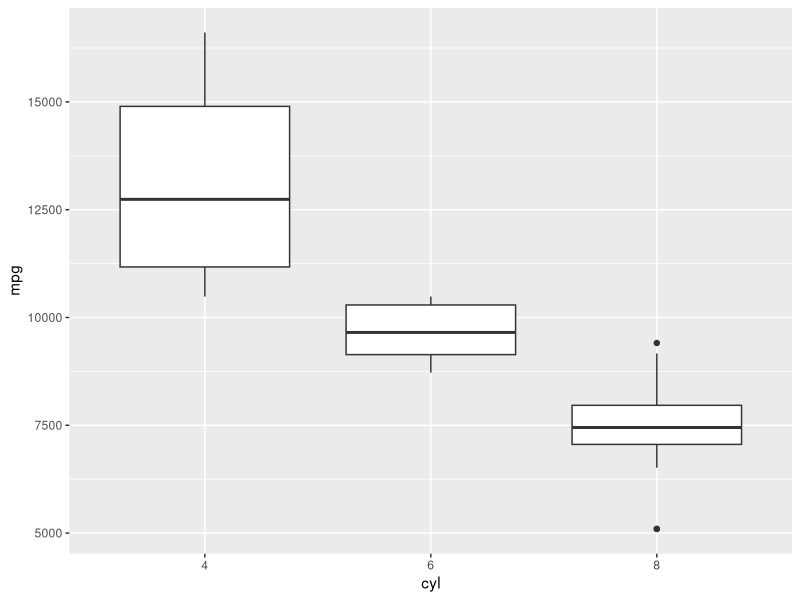
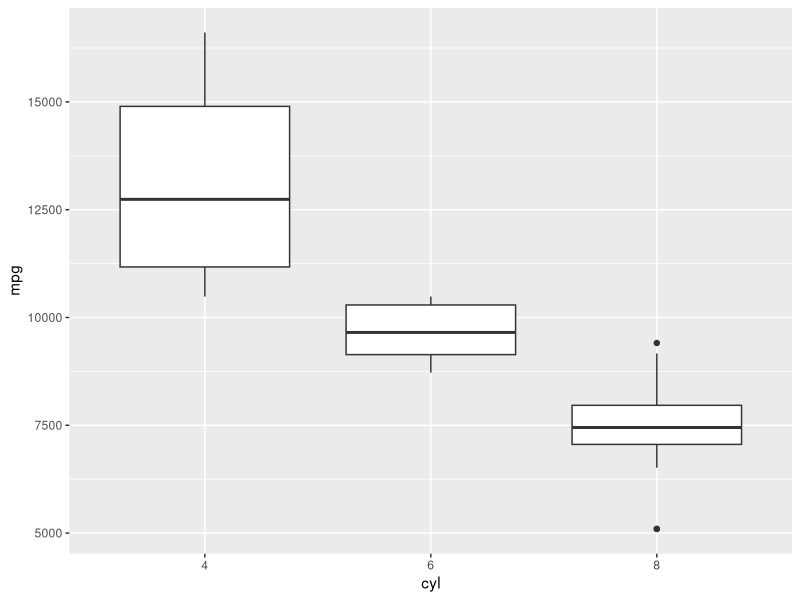

Generate these figures, in order, with R:
## ---- chunk 1
knitr::opts_chunk$set(echo = TRUE)
library(tidyverse)
library(here)

analysis_data <- read_csv("data/processed/mtcars-mutated.csv")
## ---- chunk 2
print("sleep for a bit...")

Sys.sleep(5)

complex_data <- analysis_data %>% 
  mutate(mpg = mpg*245)
## ---- chunk 3
complex_data %>% 
  mutate(cyl = factor(cyl)) %>% 
  ggplot() +
    geom_boxplot(aes(x = cyl, y = mpg))

ggsave("figures/complex_figure.png", height = 5, width = 5)
## ---- chunk 4
complex_data %>% write_csv("data/processed/complex_data.csv")

# saveRDS()

# Save an object to a file
#saveRDS(object, file = "my_data.rds")
# Restore the object
#readRDS(file = "my_data.rds")

